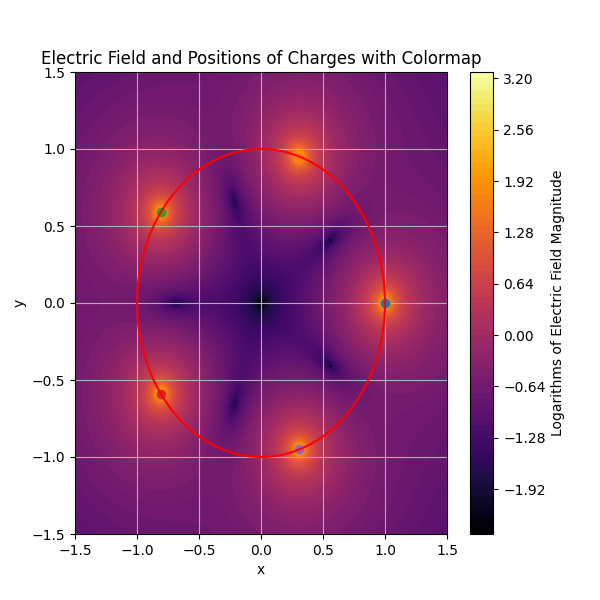

Python code for this plot:
import numpy as np
import matplotlib.pyplot as plt

num_q = 5
e0 = 1
rho = 1
q = 1
resolution = 100  # Resolution for the grid

class Body:
    def __init__(self, q, rho, theta):
        """
        Initializes the body (charge) with the given charge and polar coordinates.
        """
        self.q = q
        self.x = np.array([rho * np.cos(theta), rho * np.sin(theta)])

    def e_field(self, p):
        """
        Returns the electric field vector at point `p`.
        """
        r_vec = p - self.x
        r_mag = np.sum(r_vec**2)**0.5
        E = (1 / (4 * np.pi * e0)) * self.q * r_vec / r_mag**3
        return E

# Create the bodies (charges)
bodies = []
for i in range(num_q):
    theta = 2 * np.pi * i / num_q  # Evenly distribute the charges
    bodies.append(Body(q, rho, theta))

# Generate a grid of points where the electric field will be calculated
xx, yy = np.linspace(-1.5*rho, 1.5*rho, resolution), np.linspace(-1.5*rho, 1.5*rho, resolution)
px, py = np.meshgrid(xx, yy)
points = np.stack((px, py), axis=2)  # Shape (resolution, resolution, 2)

# Initialize the electric field grid
E_total = np.zeros_like(points)

# Calculate the total electric field at each grid point from all charges
for ix in range(points.shape[0]):
    for iy in range(points.shape[1]):
        p = points[ix, iy]  # Current grid point
        for b in bodies:
            E_total[ix, iy] += b.e_field(p)

# Get the components of the electric field
Ex, Ey = E_total[:, :, 0], E_total[:, :, 1]

# Calculate the electric field magnitude for colormap
E_magnitude = np.log10(np.sqrt(Ex**2 + Ey**2))

# Plot the electric field vectors and the colormap
plt.figure(figsize=(6,6))

# Plot charge positions
for b in bodies:
    plt.plot(*b.x, "o")



# Plot the colormap of the electric field magnitude
plt.contourf(px, py, E_magnitude, cmap='inferno', levels=75)

# Plot the circle containing the charges
tt = np.linspace(0, 2 * np.pi, 2000)
plt.plot(np.cos(tt) * rho, np.sin(tt) * rho, "-r")

plt.title("Electric Field and Positions of Charges with Colormap")
plt.xlabel("x")
plt.ylabel("y")
plt.colorbar(label="Logarithms of Electric Field Magnitude")
plt.grid(True)
plt.show()
